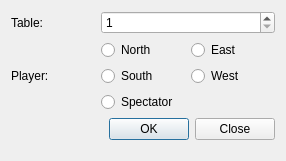
<?xml version="1.0" encoding="UTF-8"?>
<ui version="4.0">
 <class>InfoDialog</class>
 <widget class="QDialog" name="InfoDialog">
  <property name="geometry">
   <rect>
    <x>0</x>
    <y>0</y>
    <width>286</width>
    <height>154</height>
   </rect>
  </property>
  <property name="windowTitle">
   <string>Enter your details</string>
  </property>
  <layout class="QGridLayout" name="gridLayout">
   <property name="bottomMargin">
    <number>1</number>
   </property>
   <item row="0" column="0">
    <widget class="QLabel" name="label">
     <property name="text">
      <string>Table:</string>
     </property>
    </widget>
   </item>
   <item row="1" column="0" rowspan="3">
    <widget class="QLabel" name="label_2">
     <property name="text">
      <string>Player:</string>
     </property>
    </widget>
   </item>
   <item row="0" column="1" colspan="2">
    <widget class="QSpinBox" name="tableSpin">
     <property name="minimum">
      <number>1</number>
     </property>
    </widget>
   </item>
   <item row="1" column="1">
    <widget class="QRadioButton" name="northRadio">
     <property name="text">
      <string>North</string>
     </property>
    </widget>
   </item>
   <item row="1" column="2">
    <widget class="QRadioButton" name="eastRadio">
     <property name="text">
      <string>East</string>
     </property>
    </widget>
   </item>
   <item row="2" column="1">
    <widget class="QRadioButton" name="southRadio">
     <property name="text">
      <string>South</string>
     </property>
    </widget>
   </item>
   <item row="2" column="2">
    <widget class="QRadioButton" name="westRadio">
     <property name="text">
      <string>West</string>
     </property>
    </widget>
   </item>
   <item row="4" column="1">
    <spacer name="verticalSpacer">
     <property name="orientation">
      <enum>Qt::Vertical</enum>
     </property>
     <property name="sizeHint" stdset="0">
      <size>
       <width>20</width>
       <height>40</height>
      </size>
     </property>
    </spacer>
   </item>
   <item row="5" column="0" colspan="3">
    <widget class="QDialogButtonBox" name="buttonBox">
     <property name="orientation">
      <enum>Qt::Horizontal</enum>
     </property>
     <property name="standardButtons">
      <set>QDialogButtonBox::Close|QDialogButtonBox::Ok</set>
     </property>
    </widget>
   </item>
   <item row="6" column="0" colspan="3">
    <widget class="QLabel" name="statusLabel">
     <property name="text">
      <string/>
     </property>
    </widget>
   </item>
   <item row="3" column="1" colspan="2">
    <widget class="QRadioButton" name="specRadio">
     <property name="text">
      <string>Spectator</string>
     </property>
    </widget>
   </item>
  </layout>
 </widget>
 <resources/>
 <connections>
  <connection>
   <sender>buttonBox</sender>
   <signal>rejected()</signal>
   <receiver>InfoDialog</receiver>
   <slot>reject()</slot>
   <hints>
    <hint type="sourcelabel">
     <x>316</x>
     <y>260</y>
    </hint>
    <hint type="destinationlabel">
     <x>286</x>
     <y>274</y>
    </hint>
   </hints>
  </connection>
 </connections>
</ui>
